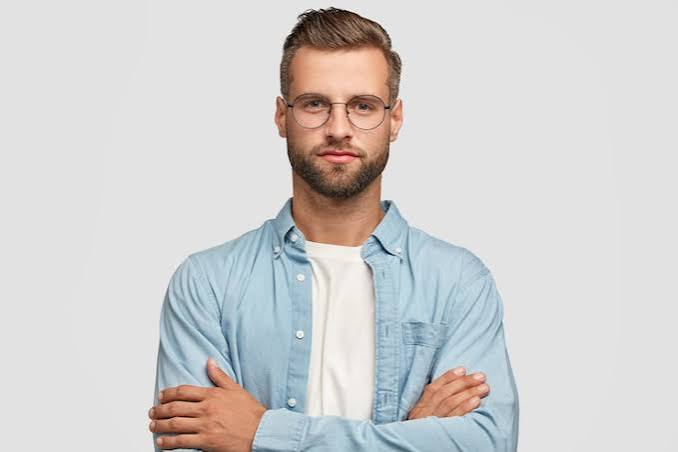
#> input picture img.jpg, 678 x 452 px
$ python ObjectDetectionModule.py
#> lines starting #> are read from the running program, lines starting #| are printed output that depends on the picture; after the words box and inside, x2 and y2 are one past the last pixel; in counts of white or black regions, pixels touching at a corner belong together
#> in main, img is the input picture: shape (452, 678, 3); mean B, G, R 208.1, 208.6, 209.8
import cv2
""" Object Detection Module
    Viola Jhones Method for object detection using Haar Cascade Classifier

    References: Youtube : Murtaza's Workshop - Robotics and AI
"""
def findObjects(img, ObjectCascade, scaleF=1.1, minN=4):

# Function to find objects in an image using Haarcascade file
# Parameters: IMAGE -> in which the objects need to be found
# Parameters: ObjectCascade->  Object Cascade creadted with cascade classifier
# Parameters: scaleF->  how much the image size is reduced at each image scale
# Parameters: minN-> how many neighbors each candidate rectangle should have to ACCEPT it as valid
# Parameters: return -> image with the rectangles draw and bounding box info

#> called with scaleF = 1.1, minN = 4
    imgObjects = img.copy()
    imgGray = cv2.cvtColor(img, cv2.COLOR_BGR2GRAY)
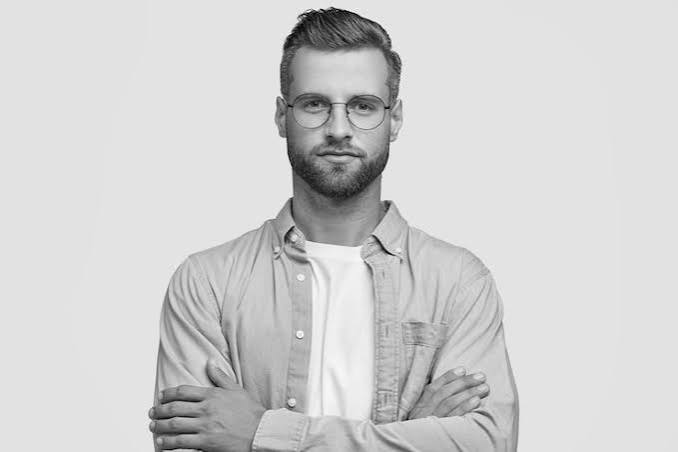
#> imgGray: shape (452, 678); min 0, max 254, mean 208.9

    objects = ObjectCascade.detectMultiScale(imgGray, scaleF, minN)
#> objects = [[269, 51, 139, 139]]

    for (x, y, w, h) in objects:
        cv2.rectangle(imgObjects, (x, y), (x+w, y+h), (255, 0, 255), 2)
#> this loop made 1 pass
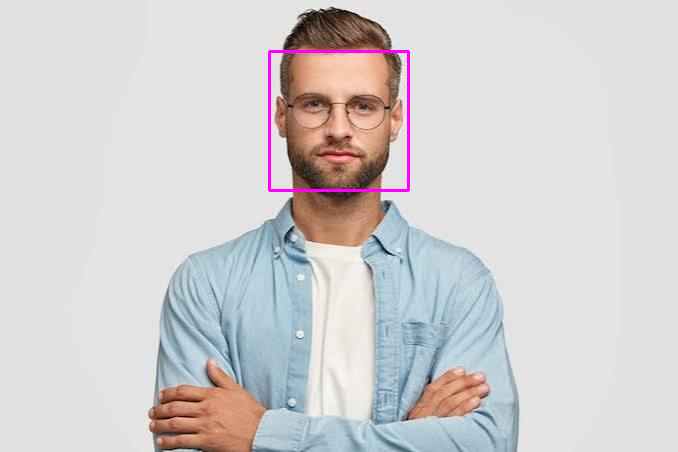
#> imgObjects: shape (452, 678, 3); 0.54% of pixels changed, all inside (x1, y1, x2, y2) = (268, 50, 410, 192)

    return imgObjects, objects


def main():
    img = cv2.imread("../img.jpg")
    faceCascade = cv2.CascadeClassifier("haarcascade_frontalface_default.xml")
    imgObjects , objects = findObjects(img, faceCascade)
#> objects = [[269, 51, 139, 139]]
    cv2.imshow("Image",imgObjects)
    cv2.waitKey(0)

if __name__ == "__main__":
    main()
